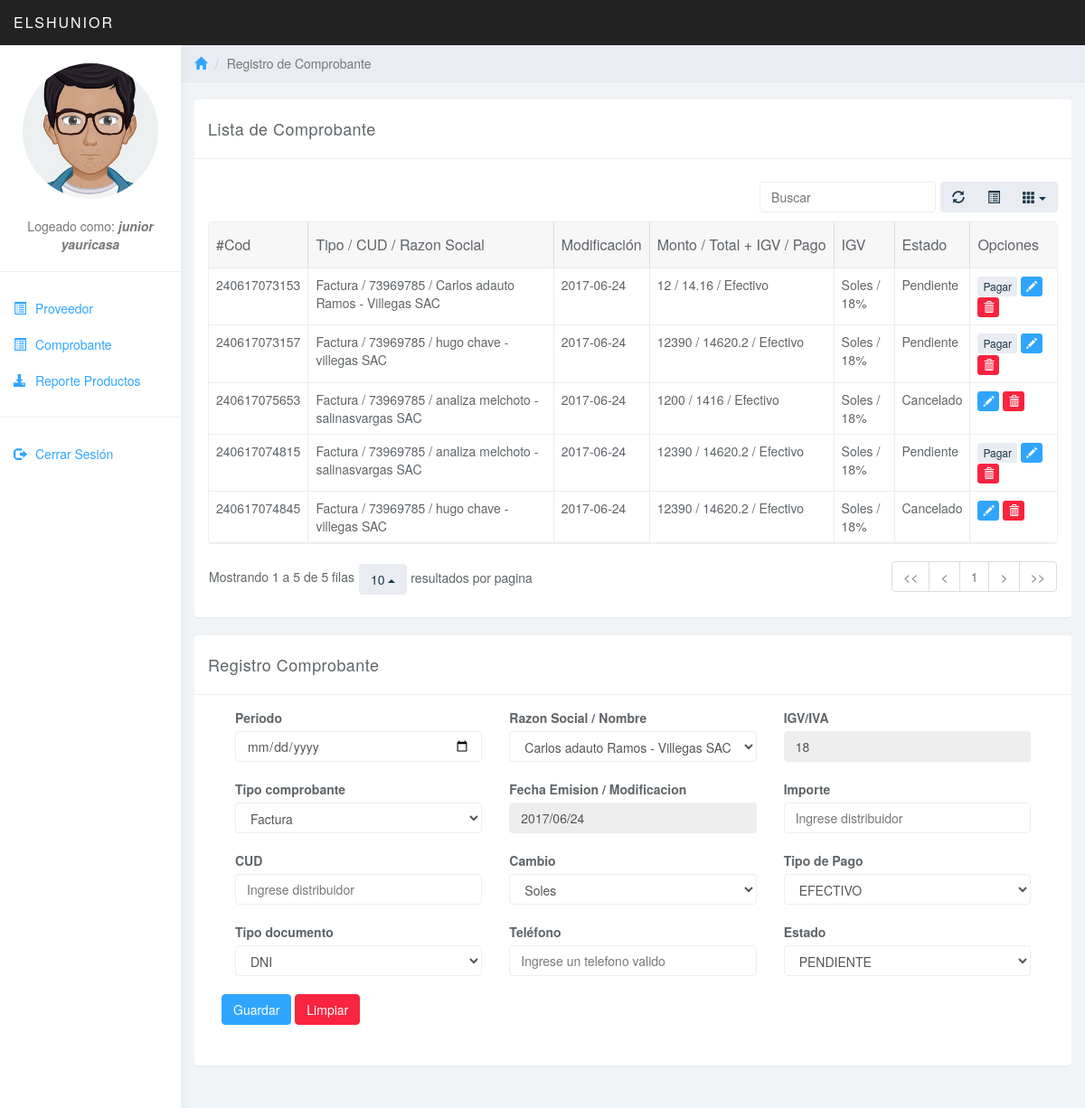
The page /admin/comprobante.php (signed in) on the database its author committed.
### tables this page shows
CREATE TABLE `tbcomprobante` (
  `idcomprobante` int(11) NOT NULL,
  `intCodComprob` varchar(12) NOT NULL,
  `dtPeriodo` date NOT NULL,
  `bitTipoCP` int(1) NOT NULL,
  `nvchCUD` varchar(25) NOT NULL,
  `bitTipoDocCliente` int(1) NOT NULL,
  `nvchNombreRazonSocial` varchar(30) NOT NULL,
  `dtEmision` date NOT NULL,
  `bitTipoCambio` int(1) NOT NULL,
  `inttelefono` int(9) NOT NULL,
  `intIgvIva` double NOT NULL,
  `intImporteTotal` double NOT NULL,
  `intTipoPago` int(1) NOT NULL,
  `bitEstado` int(1) NOT NULL
);

CREATE TABLE `tbproveedor` (
  `intidproveedor` int(11) NOT NULL,
  `intcodigo` varchar(25) NOT NULL,
  `nvchnombre` varchar(25) NOT NULL,
  `nvchrazon_social` varchar(25) NOT NULL,
  `nvchdomicilio` varchar(50) NOT NULL,
  `nvchlocalidad` varchar(15) NOT NULL,
  `intfax` int(9) NOT NULL,
  `inttelefono` int(9) NOT NULL,
  `intcelular` int(9) NOT NULL,
  `nvchsitio_web` text NOT NULL,
  `nvchemail_1` text NOT NULL,
  `nvchemail_2` text NOT NULL,
  `inttipo_doc` int(1) NOT NULL,
  `intcod_doc` int(12) NOT NULL
);

### admin/controller/comprobante.entidad.php (called while the page is built, shortened)
<?php
class Comprobante
{
	public function __GET($k){ return $this->$k; }
	public function __SET($k, $v){ return $this->$k = $v; }
}
?>

### admin/comprobante.php (the view, shortened to what this page needs)
<?php
require_once 'controller/comprobante.entidad.php';
require_once 'model/comprobante.model.php';
$gam = new Comprobante();
$model = new ComprobanteModel();
include('panelheader.php');
?>
	<div class="col-sm-9 col-sm-offset-3 col-lg-10 col-lg-offset-2 main">
			<div class="row">
				<ol class="breadcrumb">
					<li><a href="#"><span class="glyphicon glyphicon-home"></span></a></li>
					<li class="active">Registro de Comprobante</li>
				</ol>
			</div>
			<br>
			<div class="row">
				<div class="col-lg-12">
					<div class="panel panel-default">
						<div class="panel-heading">Lista de Comprobante</div>
						<div class="panel-body">
							<table data-toggle="table" data-show-refresh="true" data-show-toggle="true" data-show-columns="true" data-search="true" data-select-item-name="toolbar1" data-pagination="true" data-sort-name="name" data-sort-order="desc">
							    <thead>
								    <tr>
								        <th style="text-transform: uppercase">#Cod</th>
								        <th style="text-transform: uppercase">Tipo / CUD / Razon Social</th>
								        <th style="text-transform: uppercase">Modificación</th>
								        <th style="text-transform: uppercase">Monto / Total + IGV / Pago</th>
								        <th style="text-transform: uppercase">IGV</th>
								        <th style="text-transform: uppercase">Estado</th>
								        <th style="text-transform: uppercase">Opciones</th>
								    </tr>
							    </thead>
								<?php foreach($model->Listar() as $r): ?>
			                        <tr style="text-transform: uppercase">
			                            <td>
			                            	<?php
			                                	echo $r->__GET('intCodComprob');
			                                ?>
			                            </td>
			                            <td>
			                                <?php
			                                	if($r->__GET('bitTipoCP') == 1){
			                            			echo 'Boleta ';
			                            		}else
			                            		if($r->__GET('bitTipoCP') == 2){
			                            			echo 'Factura ';
			                            		}
			                                	echo ' / '.$r->__GET('nvchCUD').' / ';
		                                	    $codprov = $r->__GET('nvchNombreRazonSocial');
		                                	    $consulta_mysql="
												    SELECT
														*
													from
													tbproveedor
													where intidproveedor = $codprov
											    ";
											    $resultado_consulta_mysql=mysql_query($consulta_mysql);
											    while($registro = mysql_fetch_array($resultado_consulta_mysql)){
											        echo "
											              ".$registro['nvchnombre']." - ".$registro['nvchrazon_social']."
											        ";
											    }
			                            	?>
			                            </td>
			                            <td>
											<?php
												echo $r->__GET('dtEmision');
											 ?>
			                            </td>
			                            <td>
											<?php
												$mtotal = $r->__GET('intImporteTotal');
												$iva = $r->__GET('intIgvIva');
												$totaligv = $mtotal + ($mtotal*$iva/100);
												echo $mtotal.' / '.$totaligv.' / ';
												if($r->__GET('intTipoPago') == 1){
													echo 'Efectivo';
												}else
												if($r->__GET('intTipoPago') == 2){
													echo 'Tarjeta';
												}
											 ?>
			                            </td>
			                            <td>
			                            	<?php
												if($r->__GET('bitTipoCambio') == 1){
													echo 'Soles / '.$r->__GET('intIgvIva').'%';
												}else
												if($r->__GET('bitTipoCambio') == 2){
													echo 'Dolares / '.$r->__GET('intIgvIva').'%';;
												}
			                            	?>
			                            </td>
			                            <td>
			                            	<?php
			                            		if($r->__GET('bitEstado') == 1){
													echo 'Pendiente';
												}else
												if($r->__GET('bitEstado') == 2){
													echo 'Cancelado';
												}
			                            	 ?>
			                            </td>
			                            <td>
			                            	<?php
				                            	if($r->__GET('bitEstado') == 1){
				                            		?>
				                            		<a href="pagos.php?cod=<?php echo $r->idcomprobante; ?>" class="btn btn-default btn-xs" data-toggle="tooltip" title="Pagar">Pagar</a>
				                            		<?php
				                            	}
			                            	?>
											<a href="?action=editar&idcomprobante=<?php echo $r->idcomprobante; ?>" class="btn btn-primary btn-xs" data-toggle="tooltip" title="Editar"> <span class='glyphicon glyphicon-pencil'></span></a>
			                                <a href="?action=eliminar&idcomprobante=<?php echo $r->idcomprobante; ?>"  class="btn btn-danger btn-xs" data-toggle="tooltip" title="Eliminar"><span class="glyphicon glyphicon-trash"></span></a>
			                            </td>
			                        </tr>
			                    <?php endforeach; ?>
							</table>
						</div>
					</div>
				</div>
			</div>
			<div class="row">
				<div class="col-lg-12">
					<div class="panel panel-default">
						<div class="panel-heading">Registro Comprobante</div>
						<div class="panel-body">
							<div class="col-md-12">
				                <form action="?action=<?php echo $gam->idcomprobante > 0 ? 'actualizar' : 'registrar'; ?>" method="POST" class="pure-form pure-form-stacked" style="margin-bottom:30px;" enctype="multipart/form-data">
									<div class="col-md-4">
						                    <label for="">Periodo</label>
						                    <input class="form-control" type="date" name="dtPeriodo" value="<?php echo $gam->__GET('dtPeriodo'); ?>" style="width:100%;" placeholder='Seleccione un periodo' required/>
											<br>
						                    <label for="">Tipo comprobante</label>
						                    <select class="form-control" type="text" name="bitTipoCP" value="<?php echo $gam->__GET('bitTipoCP'); ?>" >
						                    	<option value="2">Factura</option>
						                    </select>
											<br>
						                    <label for="">CUD</label>
						                    <input class="form-control" type="text" name="nvchCUD" value="<?php echo $gam->__GET('nvchCUD'); ?>" placeholder='Ingrese distribuidor' style="width:100%;" pattern="[0-9]{8,12}" title="Ingresa un valor válido" required/>
						                    <br>
						                    <label for="">Tipo documento</label>
						                    <select class="form-control" type="text" name="bitTipoDocCliente" value="<?php echo $gam->__GET('bitTipoDocCliente'); ?>" >
						                    	<option value="">DNI</option>
						                    </select>
						                    <br>
						            </div>
						            <div class="col-md-4">
						                    <label for="">Razon Social / Nombre</label>
						                    <select name="nvchNombreRazonSocial" id="" class="form-control" style="width:100%;" >
						                     </select>
						                    <br>
						                    <label for="">Fecha Emision / Modificacion </label>
						                    <input class="form-control" type="text" name="dtEmision" value="<?php echo date('Y/m/d', time()); ?>" placeholder='Ingrese distribuidor' style="width:100%;" readonly/>
						                    <br>
						                    <label for="">Cambio</label>
						                    <select  class="form-control"  name="bitTipoCambio" id="" value="<?php echo $gam->__GET('bitTipoCambio'); ?>">
						                    	<option value="1">Soles</option>
						                    </select>
						                    <br>
						                    <label for="">Teléfono</label>
						                    <input class="form-control" type="text" name="inttelefono" value="<?php echo $gam->__GET('inttelefono'); ?>" style="width:100%;" pattern="[0-9]{6,8}" title="Ingresa un Teléfono válido" placeholder='Ingrese un telefono valido' required/>
											<br>
						            </div>
						            <div class="col-md-4">
						                    <label for="">IGV/IVA</label>
						                    <input class="form-control" type="text" name="intIgvIva" value="18" style="width:100%;" placeholder='Ingrese el IGV/ IVA' pattern="[0-9]{1,2}" title="Ingresa un Teléfono válido" readonly disabled="" />
											<br>
						                    <label for="">Importe</label>
						                    <input class="form-control" type="text" name="intImporteTotal" value="<?php echo $gam->__GET('intImporteTotal'); ?>" placeholder='Ingrese distribuidor' style="width:100%;" onkeyup="var pattern = /[^0-9\.]/g; // cualquier cosa que no sea numero y punto;
												this.value = this.value.replace(pattern, '');
												" required/>
						                    <br>
						                    <label for="">Tipo de Pago</label>
						                    <select name="intTipoPago" style='text-transform:uppercase' class="form-control" id="" value="<?php echo $gam->__GET('intTipoPago'); ?>">
		                                          <option value="1">Efectivo</option>
		                                    </select>
						                    <br>
						                    <label for="">Estado</label>
						                    <select name="bitEstado" style='text-transform:uppercase' class="form-control" id="" value="<?php echo $gam->__GET('bitEstado'); ?>">
		                                          <option value="1">Pendiente</option>
		                                    </select>
						                    <br>
						            </div>
									<button type="submit" class="btn btn-primary">Guardar</button>
									<button type="reset" class="btn btn-danger">Limpiar</button>
				                </form>
							</div>
						</div>
					</div>
				</div>
			</div>
	</div>
<?php include_once('panelfooter.php'); ?>

### admin/css/styles.css (style rules this page uses)
body { background: #f1f4f7; padding-top: 50px; color: #5f6468; }
a, a:hover, a:focus { color: #30a5ff; }
.form-control { border: 1px solid #eee; box-shadow: none; }
.btn-default, .btn-default:hover, .btn-default:focus, .btn-default:active, .btn-default.active, .open > .dropdown-toggle.btn-default, .btn-default.disabled, .btn-default[disabled], fieldset[disabled] .btn-default, .btn-default.disabled:hover, .btn-default[disabled]:hover, fieldset[disabled] .btn-default:hover, .btn-default.disabled:focus, .btn-default[disabled]:focus, fieldset[disabled] .btn-default:focus, .btn-default.disabled:active, .btn-default[disabled]:active, fieldset[disabled] .btn-default:active, .btn-default.disabled.active, .btn-default[disabled].active, fieldset[disabled] .btn-default.active { background-color: #e9ecf2; border-color: #e9ecf2; color: #1b3548; }
.btn-primary, .btn-primary:hover, .btn-primary:focus, .btn-primary:active, .btn-primary.active, .open > .dropdown-toggle.btn-primary, .btn-primary.disabled, .btn-primary[disabled], fieldset[disabled] .btn-primary, .btn-primary.disabled:hover, .btn-primary[disabled]:hover, fieldset[disabled] .btn-primary:hover, .btn-primary.disabled:focus, .btn-primary[disabled]:focus, fieldset[disabled] .btn-primary:focus, .btn-primary.disabled:active, .btn-primary[disabled]:active, fieldset[disabled] .btn-primary:active, .btn-primary.disabled.active, .btn-primary[disabled].active, fieldset[disabled] .btn-primary.active { background-color: #30a5ff; border-color: #30a5ff; }
.btn-danger, .btn-danger:hover, .btn-danger:focus, .btn-danger:active, .btn-danger.active, .open > .dropdown-toggle.btn-danger, .btn-danger.disabled, .btn-danger[disabled], fieldset[disabled] .btn-danger, .btn-danger.disabled:hover, .btn-danger[disabled]:hover, fieldset[disabled] .btn-danger:hover, .btn-danger.disabled:focus, .btn-danger[disabled]:focus, fieldset[disabled] .btn-danger:focus, .btn-danger.disabled:active, .btn-danger[disabled]:active, fieldset[disabled] .btn-danger:active, .btn-danger.disabled.active, .btn-danger[disabled].active, fieldset[disabled] .btn-danger.active { background-color: #f9243f; border-color: #f9243f; }
.panel { border: 0; }
.panel-heading { font-size: 18px; font-weight: 300; letter-spacing: 0.025em; height: 66px; line-height: 45px; }
.panel-default .panel-heading { background: #fff; border-bottom: 1px solid #eee; color: #5f6468; }
.breadcrumb { border-radius: 0; padding: 10px 15px; background: #e9ecf2; box-shadow: 0 1px 1px rgba(0, 0, 0, .05); margin: 0 ; }
.table { background: #fff; }

### rows shown on the page
tbcomprobante: __GET "240617073153", __GET "73969785", __GET "2017-06-24", mtotal "12", totaligv "14.16", __GET "18", shows "Pendiente"
tbproveedor: nvchnombre "Carlos adauto Ramos", nvchrazon_social "Villegas SAC"
tbcomprobante: __GET "240617073157", __GET "73969785", __GET "2017-06-24", mtotal "12390", totaligv "14620.2", __GET "18", shows "Pendiente"
tbproveedor: nvchnombre "hugo chave", nvchrazon_social "villegas SAC"
tbcomprobante: __GET "240617075653", __GET "73969785", __GET "2017-06-24", mtotal "1200", totaligv "1416", __GET "18", shows "Cancelado"
tbproveedor: nvchnombre "analiza melchoto", nvchrazon_social "salinasvargas SAC"
tbcomprobante: __GET "240617074815", __GET "73969785", __GET "2017-06-24", mtotal "12390", totaligv "14620.2", __GET "18", shows "Pendiente"
tbcomprobante: __GET "240617074845", __GET "73969785", __GET "2017-06-24", mtotal "12390", totaligv "14620.2", __GET "18", shows "Cancelado"

### other values the page prints
$_SESSION['usr_name'] "junior yauricasa"
form field nvchNombreRazonSocial "Carlos adauto Ramos - Villegas SAC"
